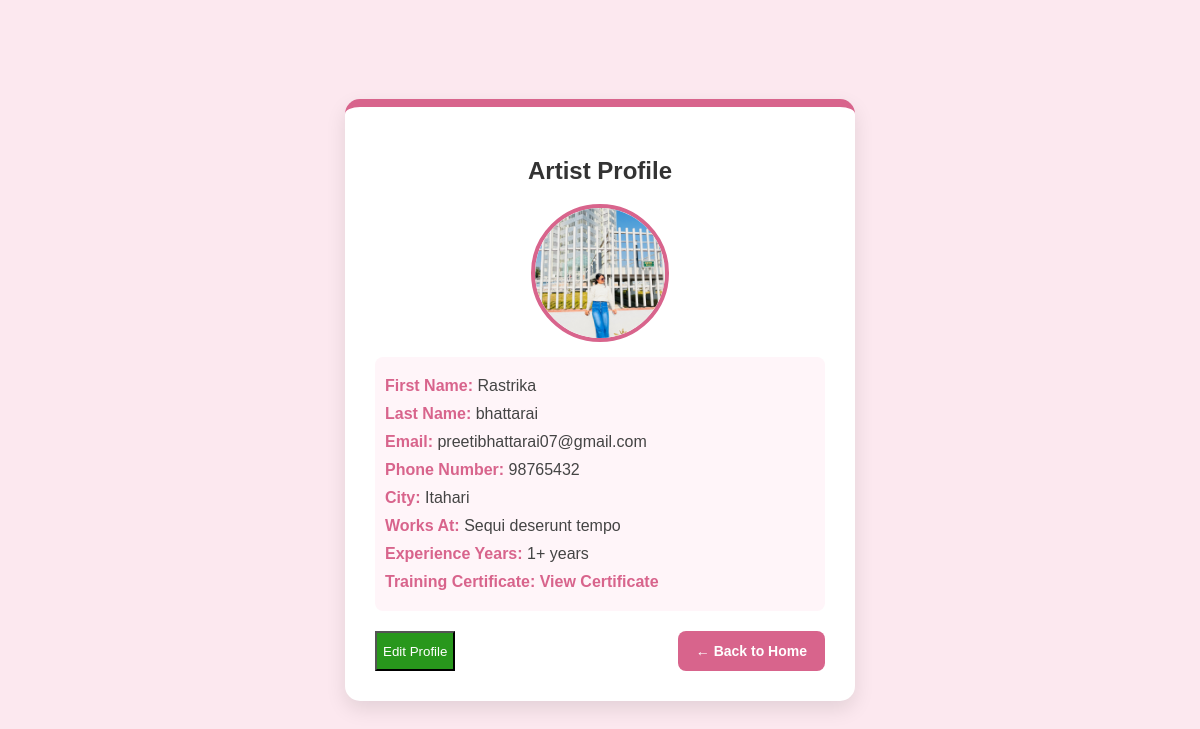
/artist/profile/ (signed in), run on the app's committed database.
### accounts/models.py (models this page shows, shortened)
class User(AbstractUser):
    username = None  # ✅ Remove username field completely
    email = models.EmailField(unique=True)  # Email as the unique identifier
    phone = models.CharField(max_length=15, unique=True)
    password = models.CharField(max_length=100)
    profile_image = models.ImageField(upload_to="profile_images/", null=True, blank=True)
    is_verified = models.BooleanField(default=False)
    is_artist = models.BooleanField(default=False)
    otp = models.CharField(max_length=6, blank=True, null=True)  # ✅ Stores OTP
    city = models.CharField(max_length=100, null=True, blank=True)
    works_at = models.CharField(max_length=255, null=True, blank=True)
    experience_years = models.IntegerField(default=0, null=True, blank=True)
    training_certificate = models.FileField(upload_to="certificates/", null=True, blank=True)
    is_available = models.BooleanField(default=True)
    USERNAME_FIELD = "email"  # ✅ Login using email instead of username
    REQUIRED_FIELDS = []  # ✅ Don't require username
    objects = CustomUserManager()  # ✅ Use custom manager

### accounts/views.py (the view, shortened to what this page needs)
# urls.py: path('artist/profile/', artist_profile, name='artist_profile'),
@login_required(login_url='artist_login')
def artist_profile(request):
    return render(request, 'accounts/artist_profile.html')

### accounts/templates/accounts/artist_profile.html (shortened to what this page needs)
{% load static %}
<!DOCTYPE html>
<html lang="en">
<head>
</head>
<body>
    <div class="container">
        <h2>Artist Profile</h2>
        <div class="profile-image">
            {% if user.profile_image %}
                <img src="{{ user.profile_image.url }}" alt="Profile Image">
            {% else %}
                <img src="{% static 'images/default_profile.png' %}" alt="Default Profile Image">
            {% endif %}
        </div>
        <div id="profile-view" class="profile-details">
            <p><strong>First Name:</strong> {{ user.first_name }}</p>
            <p><strong>Last Name:</strong> {{ user.last_name }}</p>
            <p><strong>Email:</strong> {{ user.email }}</p>
            <p><strong>Phone Number:</strong> {{ user.phone }}</p>
            <p><strong>City:</strong> {{ user.city }}</p>
            <p><strong>Works At:</strong> {{ user.works_at|default:"Freelance Artist" }}</p>
            <p><strong>Experience Years:</strong> {{ user.experience_years }}+ years</p>
            <p><strong>Training Certificate:</strong>
                {% if user.training_certificate %}
                    <a href="{{ user.training_certificate.url }}" target="_blank">View Certificate</a>
                {% else %}
                    Not Uploaded
                {% endif %}
            </p>
        </div>
        <div class="buttons">
            <button class="edit-btn" onclick="toggleEdit()">Edit Profile</button>
            <a href="{% url 'artist_dashboard' %}" class="btn back-btn">← Back to Home</a>
        </div>
    </div>
</body>
</html>

### accounts/templates/accounts/artist_profile.html (style rules this page uses)
body { font-family: 'Poppins', sans-serif; background-color: #fce8ef; color: #333; margin: 0; padding: 0; display: flex; justify-content: center; align-items: center; height: 100vh; }
.container { background: white; padding: 30px; border-radius: 15px; box-shadow: 0 8px 20px rgba(0, 0, 0, 0.1); width: 450px; text-align: center; border-top: 8px solid #D8648C; }
.profile-image { display: flex; justify-content: center; align-items: center; margin-bottom: 15px; }
.profile-image img { width: 130px; height: 130px; border-radius: 50%; border: 4px solid #D8648C; object-fit: cover; transition: transform 0.3s ease-in-out; }
.profile-details { text-align: left; margin-top: 10px; padding: 10px; background: #fff5f9; border-radius: 8px; }
.profile-details p { font-size: 16px; margin: 10px 0; color: #444; font-weight: 500; }
.profile-details strong { color: #D8648C; }
.profile-details a { color: #D8648C; text-decoration: none; font-weight: bold; }
.buttons { margin-top: 20px; display: flex; justify-content: space-between; }
.btn { padding: 12px 18px; border-radius: 8px; text-decoration: none; font-weight: bold; border: none; cursor: pointer; transition: all 0.3s ease-in-out; font-size: 14px; }
.back-btn { background-color: #D8648C; color: white; }
.edit-btn { background-color: #28971c; color: white; }

### data on the page
User: profile_image (picture), first_name "Rastrika", last_name "bhattarai", email "preetibhattarai07@gmail.com", phone "98765432", city "Itahari", works_at "Sequi deserunt tempo", experience_years "1"
